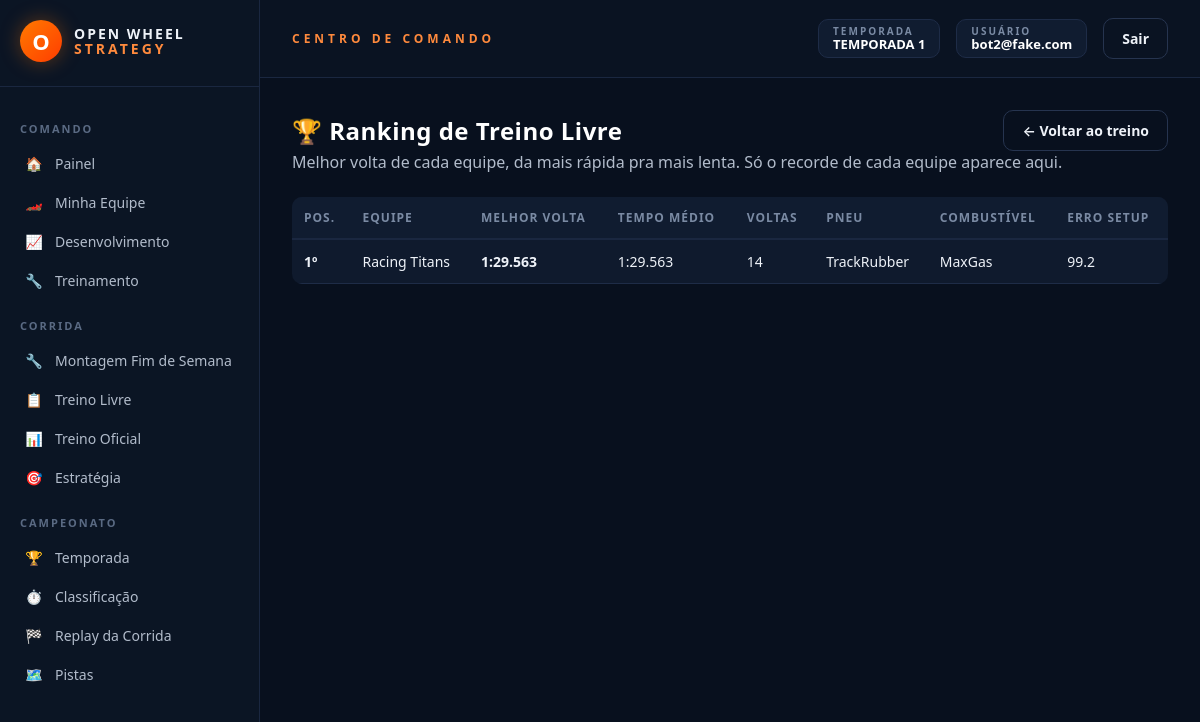
/treino-livre/ranking (signed in), run on an earlier commit of the app's database.
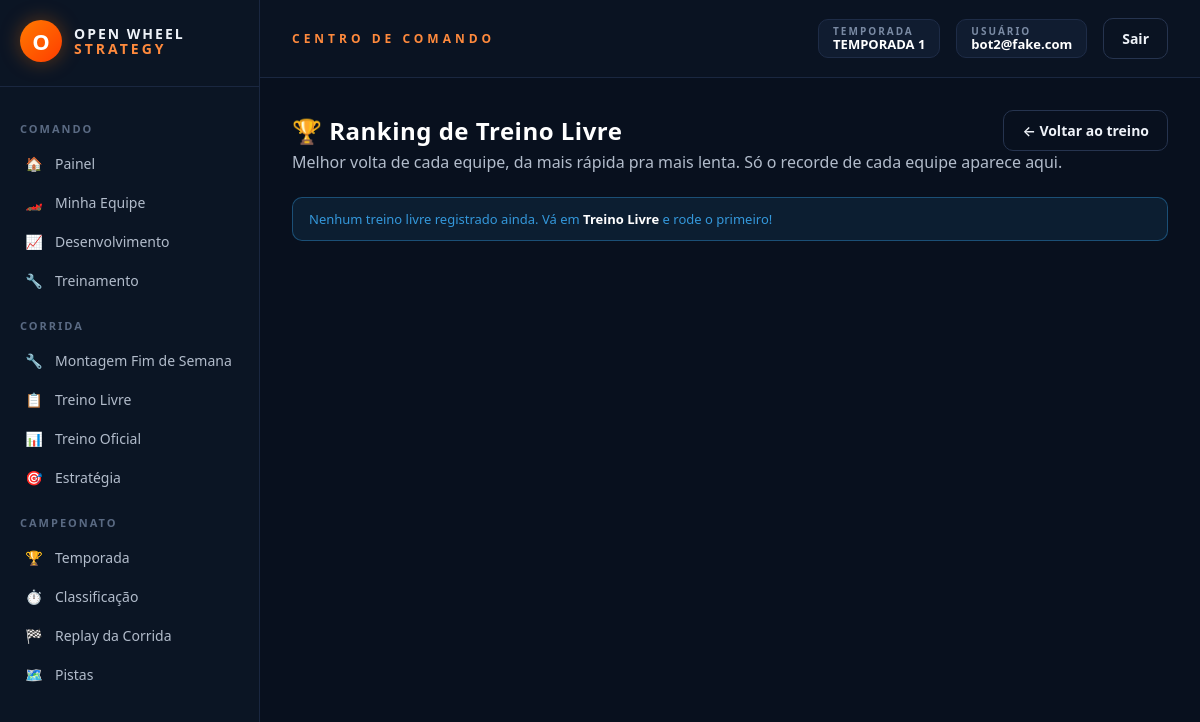
And on a later commit of the database.
### models.py (models this page shows, shortened)
class ResultadoTreinoLivre(db.Model):
    __tablename__ = "resultados_treino_livre"
    id = db.Column(db.Integer, primary_key=True)
    equipe_id = db.Column(db.Integer, db.ForeignKey("carros_jogadores.id"), unique=True, nullable=False)
    pneu_nome = db.Column(db.String(100))
    combustivel_nome = db.Column(db.String(100))
    total_voltas = db.Column(db.Integer, default=0)
    melhor_volta_numero = db.Column(db.Integer, default=0)
    melhor_volta_tempo = db.Column(db.Float)
    tempo_medio = db.Column(db.Float)
    erro_setup = db.Column(db.Float, default=0.0)
    criado_em = db.Column(db.DateTime, default=datetime.utcnow)
    equipe = db.relationship("CarroJogador")

class CarroJogador(db.Model):
    __tablename__ = "carros_jogadores"
    id = db.Column(db.Integer, primary_key=True)
    usuario_id = db.Column(db.Integer, db.ForeignKey("usuarios.id"), unique=True, nullable=False)
    nome = db.Column(db.String(100), nullable=False)
    orcamento = db.Column(db.Float, default=55_000.0)
    motor_fornecedor_id = db.Column(db.Integer, db.ForeignKey("fornecedores_motor.id"), nullable=False)
    combustivel_fornecedor_id = db.Column(db.Integer, db.ForeignKey("fornecedores_combustivel.id"), nullable=False)
    pneu_fornecedor_id = db.Column(db.Integer, db.ForeignKey("fornecedores_pneu.id"), nullable=False)
    chassi_fornecedor_id = db.Column(db.Integer, db.ForeignKey("fornecedores_chassi.id"), nullable=True)
    cambio_fornecedor_id = db.Column(db.Integer, db.ForeignKey("fornecedores_cambio.id"), nullable=False)
    suspensao_fornecedor_id = db.Column(db.Integer, db.ForeignKey("fornecedores_suspensao.id"), nullable=False)
    engenheiro_fornecedor_id = db.Column(db.Integer, db.ForeignKey("fornecedores_engenheiro.id"), nullable=True)
    freio_fornecedor_id = db.Column(db.Integer, db.ForeignKey("fornecedores_freio.id"), nullable=True)
    combustivel_carregado = db.Column(db.Float, default=110.0)
    cor_primaria = db.Column(db.String(7), default="#cc0000")
    cor_secundaria = db.Column(db.String(7), default="#ffffff")
    modelo_motor = db.Column(db.Integer, nullable=True)
    modelo_combustivel = db.Column(db.Integer, nullable=True)
    modelo_pneu = db.Column(db.Integer, nullable=True)
    modelo_cambio = db.Column(db.Integer, nullable=True)
    modelo_suspensao = db.Column(db.Integer, nullable=True)
    modelo_freio = db.Column(db.Integer, nullable=True)
    estrategia_volta_pit = db.Column(db.Integer, default=10)
    estrategia_dois_pits = db.Column(db.Boolean, default=False)
    tier_motor = db.Column(db.Integer, default=0)
    tier_cambio = db.Column(db.Integer, default=0)
    tier_suspensao = db.Column(db.Integer, default=0)
    tier_chassi = db.Column(db.Integer, default=0)
    tier_aero = db.Column(db.Integer, default=0)
    tier_freio = db.Column(db.Integer, default=0)

### rotas/treino.py (the view)
    @app.route("/treino-livre/ranking")
    @login_requerido
    def treino_livre_ranking_view():
        usuario = Usuario.query.get(session["usuario_id"])
        resultados = (
            ResultadoTreinoLivre.query
            .filter(ResultadoTreinoLivre.melhor_volta_tempo.isnot(None))
            .order_by(ResultadoTreinoLivre.melhor_volta_tempo.asc())
            .all()
        )
        minha_equipe_id = usuario.equipe.id if usuario.equipe else None
        return render_template(
            "treino_livre_ranking.html",
            resultados=resultados, minha_equipe_id=minha_equipe_id,
        )

### app.py (called while the page is built)
def _registrar_contexto(app):
    @app.context_processor
    def injetar_globais():
        usuario_id = session.get("usuario_id")
        usuario = Usuario.query.get(usuario_id) if usuario_id else None
        return {
            "usuario_logado": usuario,
            "categorias_fornecedor": FORNECEDORES_CONFIG,
            "temporada_ativa": Temporada.ativa_atual(),
        }

### extensoes.py (called while the page is built)
def login_requerido(view_func):
    @functools.wraps(view_func)
    def wrapper(*args, **kwargs):
        if not session.get("usuario_id"):
            return redirect(url_for("login"))
        return view_func(*args, **kwargs)
    return wrapper

### models_temporada.py (called while the page is built)
    @classmethod
    def ativa_atual(cls):
        try:
            return cls.query.filter_by(ativa=True).first()
        except (OperationalError, ProgrammingError, NoSuchTableError):
            return None

### templates/treino_livre_ranking.html (shortened to what this page needs)
{% extends "base.html" %}
{% block css_extra %}
<link rel="stylesheet" href="{{ url_for('static', filename='css/telas/admin.css') }}">
<link rel="stylesheet" href="{{ url_for('static', filename='css/telas/ranking.css') }}">
{% endblock %}
{% block content %}
<div class="ranking-header">
  <h1 class="ranking-title">🏆 Ranking de Treino Livre</h1>
  <a href="{{ url_for('treino_livre_view') }}" class="ows-btn ows-btn-ghost">← Voltar ao treino</a>
</div>
<p class="ranking-subtitle">Melhor volta de cada equipe, da mais rápida pra mais lenta. Só o recorde de cada equipe aparece aqui.</p>
{% if resultados %}
<table class="ows-admin-table">
  <thead><tr><th>Pos.</th><th>Equipe</th><th>Melhor volta</th><th>Tempo médio</th><th>Voltas</th><th>Pneu</th><th>Combustível</th><th>Erro setup</th></tr></thead>
  <tbody>
    {% for r in resultados %}
      <tr class="{{ 'ranking-row-me' if r.equipe_id == minha_equipe_id else '' }}">
        <td class="ows-strong">{{ loop.index }}º</td>
        <td>{{ r.equipe.nome if r.equipe else 'Equipe #' ~ r.equipe_id }} {% if r.equipe_id == minha_equipe_id %}<span class="ows-badge-value ows-text-primary">(você)</span>{% endif %}</td>
        <td class="ows-strong">{{ r.melhor_volta_tempo | tempo_min }}</td>
        <td>{{ r.tempo_medio | tempo_min }}</td>
        <td>{{ r.total_voltas }}</td>
        <td>{{ r.pneu_nome or '-' }}</td>
        <td>{{ r.combustivel_nome or '-' }}</td>
        <td>{{ r.erro_setup }}</td>
      </tr>
    {% endfor %}
  </tbody>
</table>
{% else %}
<div class="ows-alert ows-alert-info">Nenhum treino livre registrado ainda. Vá em <a href="{{ url_for('treino_livre_view') }}" class="ows-strong">Treino Livre</a> e rode o primeiro!</div>
{% endif %}
{% endblock %}

What changed in the data, as far as the page shows it:
removed ResultadoTreinoLivre: equipe "Racing Titans", melhor_volta_tempo|tempo_min "1:29.563", tempo_medio|tempo_min "1:29.563", total_voltas "14", pneu_nome "TrackRubber", combustivel_nome "MaxGas", erro_setup "99.2"
Also different on the page:
text no longer shown: "POS. EQUIPE MELHOR VOLTA TEMPO MÉDIO VOLTAS PNEU COMBUSTÍVEL ERRO SETUP"
text now shown: "Nenhum treino livre registrado ainda. Vá em Treino Livre e rode o primeiro!"
